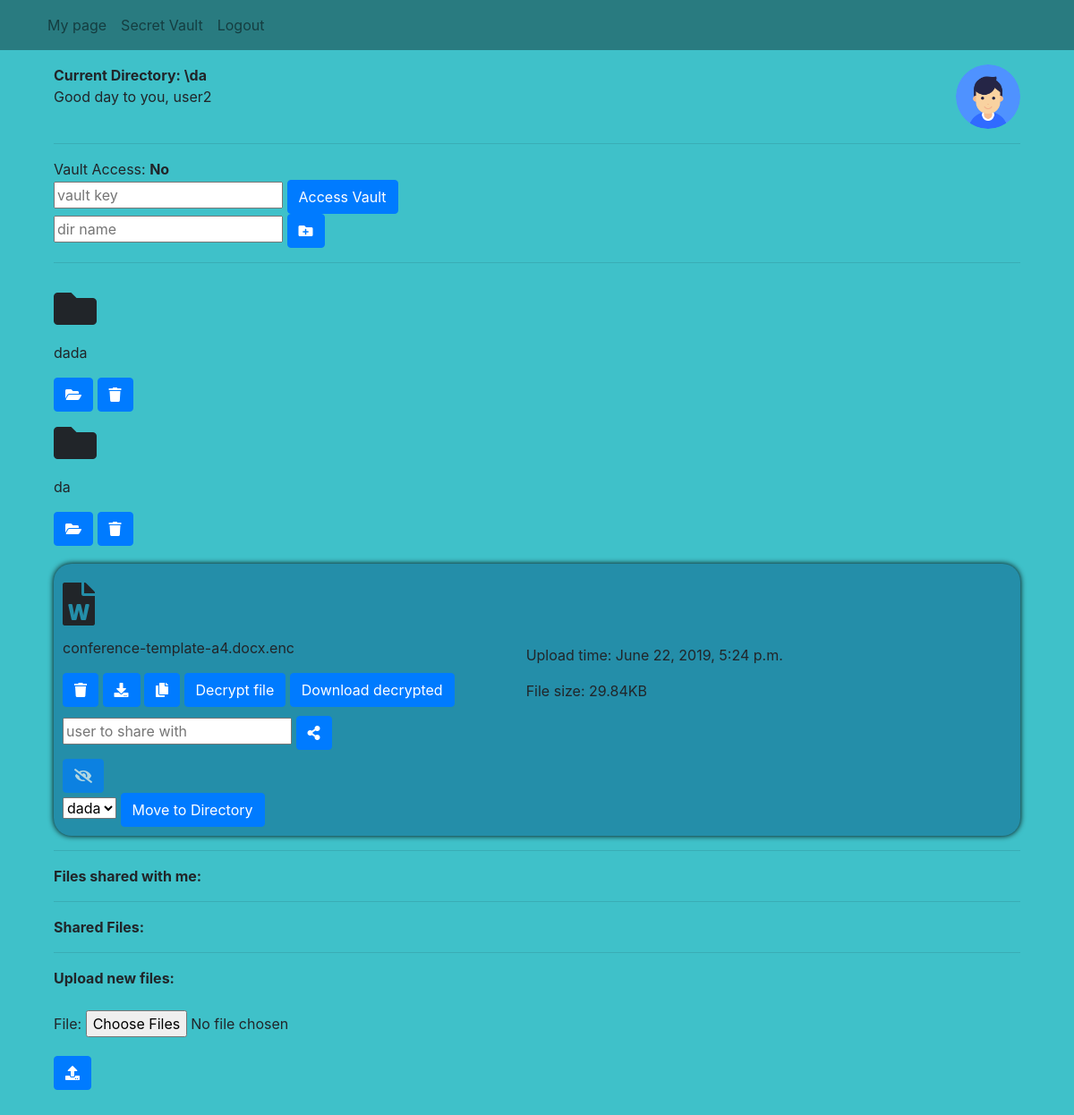
/me/folder/da (signed in), run on the app's committed database.
### file_upload/models.py (models this page shows)
class File(models.Model):
    owner = models.ForeignKey(User, on_delete=models.CASCADE, related_name='files')
    filename = models.CharField(max_length=256)
    upload_time = models.DateTimeField(default=timezone.now)
    shared = models.BooleanField(default=False)
    encrypted = models.BooleanField(default=False)
    is_directory = models.BooleanField(default=False)
    path = models.CharField(max_length=256, default='')
    file_type = models.CharField(max_length=256)
    size = models.CharField(max_length=32)
    hidden = models.BooleanField(default=False)
    def __str__(self):
        return self.filename

### mypage/views.py (the view, shortened to what this page needs)
# urls.py: re_path(r'folder/(?P<path>.*)', views.MainPage.as_view(), name='main_page'),
class MainPage(LoginRequiredMixin, View):
    login_url = '/user/login/'
    redirect_field_name = 'index.html'
    def get(self, request, path=''):
        upload_form = UploadFileForm()
        files = File.objects.filter(
            owner=request.user,
            path=path,
            hidden=False,
        ).order_by('-is_directory', '-filename')
        directories = files.filter(is_directory=True)
        shared_by_me = request.user.files.filter(shared=True)
        for file in shared_by_me:
            for i in file.instances.all():
                print(i.shared_with)
        shared_with_me = request.user.shared_with.all()
        vault_access = True
        if not check_vault_token(request.session.get('vault'), request.user):
            vault_access = False
            request.session['vault'] = None
        context = {
            'path': path,
            'files': files,
            'directories': directories,
            'upload_form': upload_form,
            'shared_by_me': shared_by_me,
            'shared_with_me': shared_with_me,
            'vault_access': vault_access,
            'default_profile_pic_url': DEFAULT_PROFILE_PIC_URL,
        }
        return render(request, 'page/my_page.html', context=context)

### file_upload/forms.py
class UploadFileForm(forms.Form):
    file = forms.FileField(widget=forms.ClearableFileInput(attrs={'multiple': True}))

### filesonline/utils.py (called while the page is built, shortened)
def check_vault_token(token, user):
    if not token:
        return False

### templates/page/my_page.html (shortened to what this page needs)
{% extends 'user_login/base.html' %}
{% block body_block %}
{% load staticfiles %}
<div id="cont" class="container">
  <div class="top-desc">
    <div class="top-left">
      <strong>Current Directory: \{{ path }}</strong>
      <p>Good day to you, {{ user.username }}</p>
    </div>
    <div class="top-right">
      {% if user.user_profile.user_picture %}
      <img class="profile-pic" src="{{ user.user_profile.user_picture.url }}" alt="Nu o vad">
      {% else %}
      <img class="profile-pic" src="{{ default_profile_pic_url }}" alt="Nu o vad">
      {% endif %}
    </div>
  </div>
  <hr>
  Vault Access:
  {% if vault_access %}
  <strong>Yes</strong>
  {% else %}
  <strong>No</strong>
  <form id="enter-vault-form"
        action="{% url 'mypage:enter_vault' %}" method="post">
    <input required type="password" name="vault_key" placeholder="vault key">
    <button class="btn btn-primary" type="submit" form="enter-vault-form">
      Access Vault
    </button>
  </form>
  {% endif %}
  <form id="make_dir-{{ file }}"
        action="{% url 'mypage:make_dir' %}" method="post">
    <input required type="text" name="dir" placeholder="dir name">
    <button class="btn btn-primary" type="submit" form="make_dir-{{ file }}">
      <i class="fas fa-folder-plus"></i>
    </button>
  </form>
  <hr>
  {% for file in files %}
  {% if file.is_directory %}
  <div class="dir-div">
    <div class="dir-icon-div">
      <i class="fas fa-folder"></i>
    </div>
    <p>
      {{ file }}
    </p>
    <form class="dispinline" id="change_dir-{{ file }}"
          action="{% url 'mypage:change_dir' %}" method="post">
      <button class="btn btn-primary" type="submit" form="change_dir-{{ file }}">
        <i class="fas fa-folder-open"></i>
      </button>
    </form>
    <form class="dispinline" id="delete_dir-{{ file }}"
          action="{% url 'mypage:delete_dir' %}" method="post">
      <button class="btn btn-primary" type="submit" form="delete_dir-{{ file }}">
        <i class="fas fa-trash"></i>
      </button>
    </form>
  </div>
  {% else %}
  <div class="file-div">
    <div class="file-buttons-div">
      <div class="file_icon-div">
        {% if file.file_type == 'audio' %}
        <i class="fas fa-file-audio"></i>
        {% elif file.file_type == 'image' %}
        <i class="fas fa-file-image"></i>
        {% elif file.file_type == 'video' %}
        <i class="fas fa-file-video"></i>
        {% elif file.file_type == 'word' %}
        <i class="fas fa-file-word"></i>
        {% elif file.file_type == 'power' %}
        <i class="fas fa-file-powerpoint"></i>
        {% elif file.file_type == 'pdf' %}
        <i class="fas fa-file-pdf"></i>
        {% elif file.file_type == 'excel' %}
        <i class="fas fa-file-excel"></i>
        {% elif file.file_type == 'code' %}
        <i class="fas fa-file-code"></i>
        {% elif file.file_type == 'archive' %}
        <i class="fas fa-file-archive"></i>
        {% else %}
        <i class="fas fa-file"></i>
        {% endif %}
      </div>
      <p>
        {{ file }}
      </p>
      <form class="dispinline" id="delete-{{ file }}"
            action="{% url 'mypage:delete_file' %}" method="post">
        <button class="btn btn-primary" type="submit" form="delete-{{ file }}">
          <i class="fas fa-trash"></i>
        </button>
      </form>
      <form class="dispinline" id="download-{{ file }}"
            action="{% url 'mypage:download_file' %}" method="post">
        <button class="btn btn-primary" type="submit" form="download-{{ file }}">
          <i class="fas fa-download"></i>
        </button>
      </form>
      <form class="dispinline" id="copy_file-{{ file }}"
            action="{% url 'mypage:copy_file' %}" method="post">
        <button class="btn btn-primary" type="submit" form="copy_file-{{ file }}">
          <i class="fas fa-copy"></i>
        </button>
      </form>
      {% if file.encrypted is True %}
      <form class="dispinline" id="decrypt-{{ file }}"
            action="{% url 'mypage:decrypt_file' %}" method="post">
        <button class="btn btn-primary" type="submit" form="decrypt-{{ file }}">
          Decrypt file
        </button>
      </form>
      <form class="dispinline" id="dec-download-{{ file }}"
            action="{% url 'mypage:dec-download_file' %}" method="post">
        <button class="btn btn-primary" type="submit" form="dec-download-{{ file }}">
          Download decrypted
        </button>
      </form>
      {% endif %}
      <form id="share-{{ file }}" class="share-form"
            action="{% url 'mypage:share_file' %}" method="post">
        <input type="text" name="share_with" placeholder="user to share with">
        <button class="btn btn-primary" type="submit" form="share-{{ file }}">
          <i class="fas fa-share-alt"></i>
        </button>
      </form>
      <form id="hide-{{ file }}"
            action="{% url 'mypage:hide_file' %}" method="post">
        {% if vault_access %}
        <button class="btn btn-primary" type="submit" form="hide-{{ file }}">
          <i class="fas fa-eye-slash"></i>
        </button>
        {% else %}
        <button class="btn btn-primary hide-button" disabled data-toggle="tooltip" data-placement="right"
                title="Vault access required.">
          <i class="fas fa-eye-slash"></i>
        </button>
        {% endif %}
      </form>
      <form class="dispinline" id="move_to_dir-{{ file }}"
            action="{% url 'mypage:move_to_dir' %}" method="post">
        <select name="new_dir" form="move_to_dir-{{ file }}">
          {% for dir in directories %}
          <option value="{{dir.filename}}">{{dir.filename}}</option>
          {% endfor %}
        </select>
        <button class="btn btn-primary" type="submit" form="move_to_dir-{{ file }}">
          Move to Directory
        </button>
      </form>
    </div>
    <div class="file-info-div">
      <p>
        Upload time: {{ file.upload_time }}
      </p>
      <p>
        File size: {{ file.size }}
      </p>
    </div>
  </div>
  {% endif %}
  {% endfor %}
  <hr>
  <strong>Files shared with me:</strong>
  <hr>
  <strong>Shared Files:</strong>
  <hr>
  <strong>Upload new files:</strong>
  <br>
  <br>
  <form id="upload-file-form" class="dispinline" method="POST" enctype="multipart/form-data">
    {{ upload_form.as_p }}
  </form>
  <button class="btn btn-primary" type="submit" form="upload-file-form">
    <i class="fas fa-upload"></i>
  </button>
</div>
{% endblock %}

### templates/page/my_page.html (style rules this page uses)
body { background-color: #3fc1c9; }
.file-div { display: flex; margin-top: 20px; padding: 10px; border-radius: 20px; box-shadow: 0 0 6px black !important; background-color: #248ea9; }
i { display: inline; }
#cont { padding-top: 2vh; padding-bottom: 10vh; }
.dispinline { display: inline !important; }
.dir-icon-div { font-size: 3em; }
.file_icon-div { font-size: 3em; }
.file-buttons-div { display: inline !important; }
.file-info-div { display: inline !important; padding: 80px; }
.share-form { margin-top: 10px; margin-bottom: 10px; }
.top-desc { display: flex; }
.top-left { margin-right: auto; display: inline; }
.top-right { display: inline; }
.profile-pic { border-radius: 50%; height: 9vh; width: 9vh; }

### data on the page
File: filename "dada"
File: filename "da"
File: file_type "word" (drawn), filename "conference-template-a4.docx.enc", upload_time "June 22, 2019, 5:24 p.m.", size "29.84KB"

### other printed values
{{ path }} "da"
{{ user.username }} "user2"
form field new_dir "dada"
